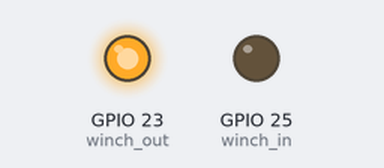
Simulated run of this program. Board: Raspberry Pi (BCM pin numbers). Parts: output pins drawn as LEDs (lit = HIGH). At 1.0 s the program stops and its outputs stay as they are.

Above: at 0.1 s.
At 1.1 s:
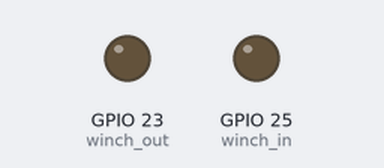
Timing chart, 0 to 2.5 s (numbered marks = the images above):
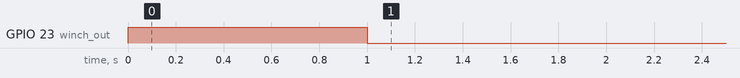

Measured:
- by itself, GPIO 23 (winch_out): LOW → HIGH at 0.00 s, → LOW 1.0 s later

The program:

Motor_Speed_Test.py
```python
from gpiozero import DigitalOutputDevice
import time

winch_in = DigitalOutputDevice(25);
winch_out = DigitalOutputDevice(23);


winch_in.off();
winch_out.off();
for i in range(1):
    winch_out.on()

    time.sleep(1);

winch_in.off();
winch_out.off();
```
